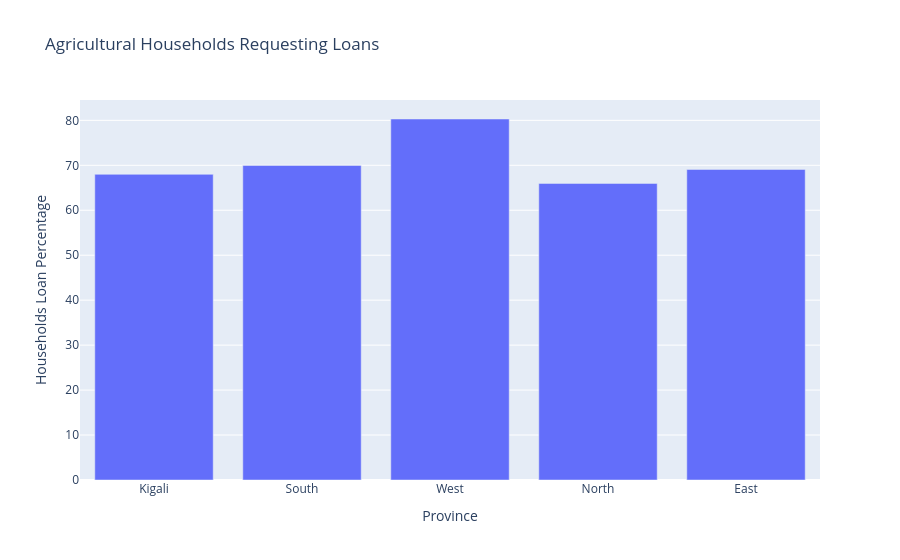

Write notebook code for a chart like this one.
### Code cell
fig = px.bar(
    dashboard_df,
    x="Province",
    y="HH_Loan_Percentage",
    title="Agricultural Households Requesting Loans",
    labels={
        "HH_Loan_Percentage":"Households Loan Percentage",
        "Province": "Province"
    }
)

labels={
        "Loan_to_Bank_Ratio": "Loan Bank Ratio",
        "Province": "Province"
    }
fig.show()

### Figure 1 — Plotly figure (JSON) as saved in the notebook; plotly's stock layout.template omitted (floating-point values rounded to 4 significant figures)
{"data": [{"hovertemplate": "Province=%{x}<br>Households Loan Percentage=%{y}<extra></extra>", "legendgroup": "", "marker": {"color": "#636efa", "pattern": {"shape": ""}}, "name": "", "orientation": "v", "showlegend": false, "textposition": "auto", "type": "bar", "x": ["Kigali", "South", "West", "North", "East"], "xaxis": "x", "y": [67.99, 69.97, 80.3, 65.97, 69.08], "yaxis": "y"}], "layout": {"barmode": "relative", "legend": {"tracegroupgap": 0}, "title": {"text": "Agricultural Households Requesting Loans"}, "xaxis": {"anchor": "y", "domain": [0, 1], "title": {"text": "Province"}}, "yaxis": {"anchor": "x", "domain": [0, 1], "title": {"text": "Households Loan Percentage"}}}}
